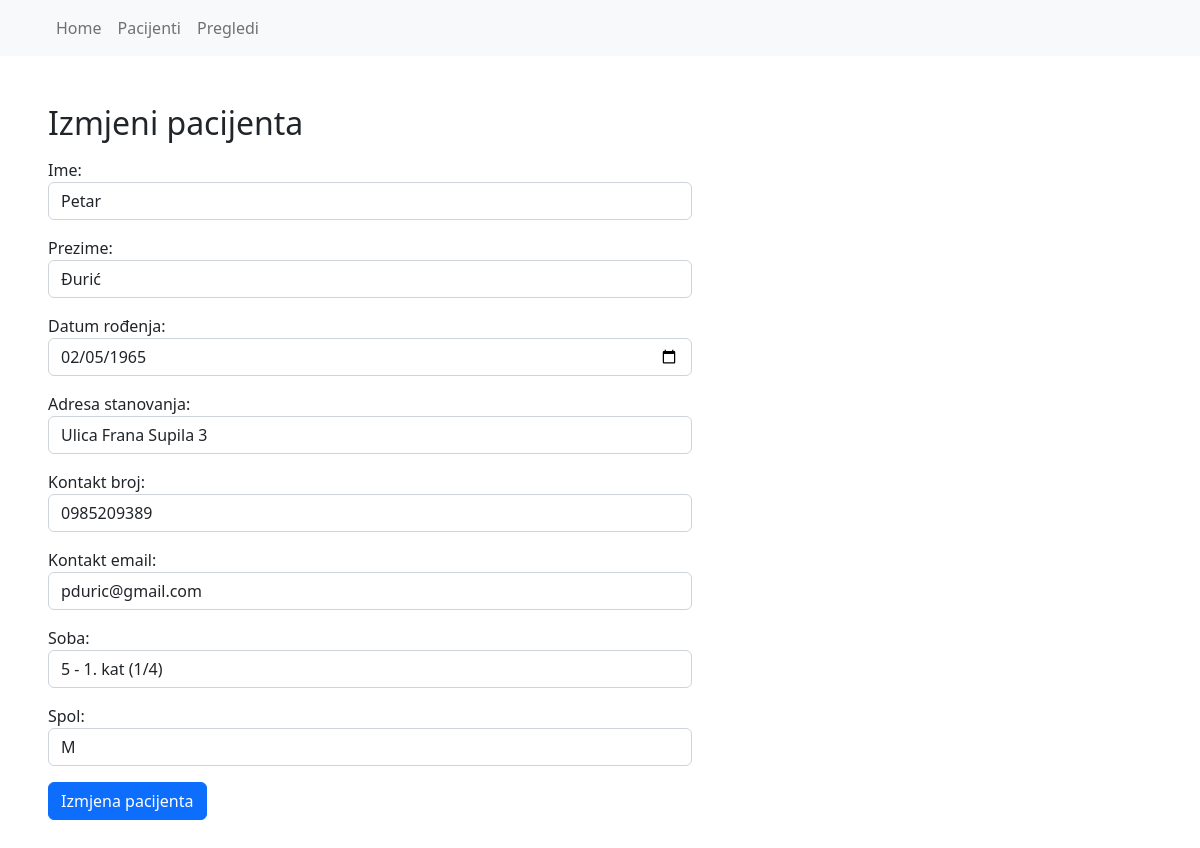
/izmjeni_pacijenta.php?id_pacijenta=5, run on the app's committed database.
### tables this page shows
CREATE TABLE `pacijent` (
  `id_pacijenta` int(11) NOT NULL,
  `ime` varchar(50) NOT NULL,
  `prezime` varchar(50) NOT NULL,
  `datum_rodjenja` date NOT NULL,
  `adresa` varchar(100) NOT NULL,
  `kontakt_broj` varchar(50) NOT NULL,
  `kontakt_mail` varchar(50) NOT NULL,
  `Soba_id_sobe` int(11) NOT NULL,
  `Spol_id_spola` int(11) NOT NULL
);

CREATE TABLE `spol` (
  `id_spola` int(11) NOT NULL,
  `naziv` varchar(45) NOT NULL
);

### izmjeni_pacijenta.php (called while the page is built)
<?php
include_once "php/header.php";
include_once "php/db.php";
include_once "php/izmjena_pacijenta_u_bazi.php";
include_once "php/footer.php";

### php/izmjena_pacijenta_u_bazi.php (the view, shortened to what this page needs)
<?php
    if($_SESSION['user'] == 'admin'){
        if($_GET['id_pacijenta']!=null){
            $id_pacijenta = $_GET['id_pacijenta'];
            $sql_pacijent = "SELECT * FROM pacijent WHERE id_pacijenta={$id_pacijenta}";
            $sql_spol = "SELECT * FROM spol";
            $sql_sobe = "SELECT s.id_sobe,s.kat,s.kapacitet, COUNT(p.id_pacijenta) AS popunjenost
                            FROM soba s
                            LEFT JOIN pacijent p ON s.id_sobe = p.Soba_id_sobe
                            GROUP BY s.id_sobe";
            $result_pacijent = ($conn->query($sql_pacijent))->fetch_assoc();
            $result_sobe = $conn->query($sql_sobe);
            $result_spol = $conn->query($sql_spol);
?>
    <section class="p-5">
        <div class="container p-0 m-0">
            <div class="row p-0 m-0">
                <div class="col-md-7 p-0 m-0">
                    <form class="w-md-100" action="./php/rad_sa_bazom/izmjena_pacijenta_u_bazi_db.php" method="POST">
                        <h2>Izmjeni pacijenta</h2>
                        <div class="form-group my-3">
                            <label for="ime">Ime:</label>
                            <input class="form-control" type="text" name="ime" value="<?php echo $result_pacijent['ime'];?>">
                        </div>
                        <div class="form-group my-3">
                            <label for="prezime">Prezime:</label>
                            <input class="form-control" type="text" name="prezime" value="<?php echo $result_pacijent['prezime'];?>">
                        </div>
                        <div class="form-group my-3">
                            <label for="datum">Datum rođenja:</label>
                            <input class="form-control" type="date" name="datum" value="<?php echo $result_pacijent['datum_rodjenja'];?>">
                        </div>
                        <div class="form-group my-3">
                            <label for="adresa">Adresa stanovanja:</label>
                            <input class="form-control" type="text" name="adresa" value="<?php echo $result_pacijent['adresa'];?>">
                        </div>
                        <div class="form-group my-3">
                            <label for="kontakt_broj">Kontakt broj:</label>
                            <input class="form-control" type="text" name="kontakt_broj" value="<?php echo $result_pacijent['kontakt_broj'];?>">
                        </div>
                        <div class="form-group my-3">
                            <label for="kontakt_email">Kontakt email:</label>
                            <input class="form-control" type="text" name="kontakt_email" value="<?php echo $result_pacijent['kontakt_mail'];?>">
                        </div>
                        <div class="form-group my-3">
                            <label for="soba_id">Soba:</label>
                            <select name="soba_id" class="custom-select form-control">
                            <?php while($row = $result_sobe->fetch_assoc()) {
                                $prikaz_slobodne_sobe = (($row["popunjenost"] < $row["kapacitet"]) || ($result_pacijent["Soba_id_sobe"] == $row["id_sobe"])) ? "d-block" : "d-none";
                                $odabrana_soba = ($result_pacijent["Soba_id_sobe"] == $row["id_sobe"]) ? ' selected="selected"' : '';
                            ?>
                                <option class="<?php echo $prikaz_slobodne_sobe;?>" value="<?php echo $row["id_sobe"]; ?>" <?php echo $odabrana_soba;?> ><?php echo "{$row["id_sobe"]} - {$row["kat"]}. kat ({$row["popunjenost"]}/{$row["kapacitet"]})"; ?></option>
                            <?php } ?>
                            </select>
                        </div>
                        <div class="form-group my-3">
                            <label for="spol_id">Spol:</label>
                            <select name="spol_id" class="custom-select form-control">
                            <?php while($row = $result_spol->fetch_assoc()) { ?>
                                <option value="<?php echo $row["id_spola"]; ?>" <?php if ($result_pacijent["Spol_id_spola"] == $row["id_spola"]) echo ' selected="selected"'; ?>><?php echo $row["naziv"]; ?></option>
                            <?php } ?>
                            </select>
                        </div>
                        <div class="form-group my-3">
                            <input type="submit" name="update" onclick='return confirm("Jeste li zadovoljni promjenom?")' value="Izmjena pacijenta" class="btn btn-primary">
                        </div>
                    </form>
                </div>
            </div>
        </div>
    </section>
<?php
        }else{
            header('Location: index.php');
        }
    }else{
        header('Location: index.php');
    }
?>

### data on the page
pacijent: ime "Petar", prezime "Đurić", datum "02/05/1965", adresa "Ulica Frana Supila 3", kontakt_broj "0985209389", kontakt_email "pduric@gmail.com", spol_id "M"

### other printed values
form field soba_id "5 - 1. kat (1/4)"
